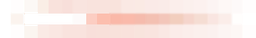
#> input picture assets/weapons-gfx/ak74-bullet.png, 256 x 38 px, shrunk from 380 x 56 before the run, given in place of deserteagle.png, which was not available
$ python gen_weapons_gfx.py ../assets/weapons-gfx/ak74-bullet.png
#> lines starting #> are read from the running program, lines starting #| are printed output that depends on the picture; after the words box and inside, x2 and y2 are one past the last pixel; in counts of white or black regions, pixels touching at a corner belong together; pictures that were not available may be replaced by others from this repository, and a replacement may not be noted
#> in classic, returned value is the input picture: PIL image 256x38 RGBA; mean R, G, B, A 221, 134.2, 106.1, 61.7
#!/usr/bin/env python3
"""Paint the HD weapon sprites (#284) into assets/weapons-hd/.

Every weapon (and the frag / cluster belt grenades) gets a new sprite at
exactly 6x the pixel size of its classic assets/weapons-gfx/ sprite, laid out
on the classic silhouette, so the game draws it into the classic rect
(classic size * Gostek.SPRITE_SCALE) with the classic grip pivot: barrel
length, muzzle position and bullet spawn do not move by a pixel.

Same approach as the first Operator soldier generator (#280): parts are
vector shapes on an 18x supersampled canvas (one design unit = one classic
sprite pixel), each with a material (gunmetal, polymer, wood, brass ...) and
its surface finish (cerakote mottle, machined edge wear with bright chips,
fine scratches, wood grain + pores, moulded stippling, woven nylon, brass
tarnish), extruded into a height field (bevels, cylinders, grooves, rails,
vents, knurling, stamped markings, pins, rivets), lit with one key light +
specular + ambient occlusion + a two-tone studio bounce, inked (a thin dark
line inside every part and a dark silhouette outline), then downsampled to
6x. Next to each sprite goes <name>_n.png, the height field's normal map
(OpenGL convention: +x right = red, +y UP = green, alpha = coverage), which
the dynamic lights (#282) use through weapon_gfx.gd's CanvasTexture.

Albedo is mid-grey metal rather than near-black so the weapon skins
(Custom.WEAPON_SKINS, multiplied in, some channels > 1) read; the grenades
ride the belt untinted and use their real colours.

Deterministic: same files on every run. Edit the w_<name> design functions,
never the PNGs.

  python3 tools/gen_weapons_gfx.py               # write assets/weapons-hd/
  python3 tools/gen_weapons_gfx.py ak74 mp5      # only these
  python3 tools/gen_weapons_gfx.py --sheet F.png # also a classic | HD sheet
"""
import math
import os
import sys

import numpy as np
from PIL import Image, ImageDraw, ImageFont
from scipy import ndimage

ROOT = os.path.dirname(os.path.dirname(os.path.abspath(__file__)))
SRC = os.path.join(ROOT, "assets", "weapons-gfx")
OUT = os.path.join(ROOT, "assets", "weapons-hd")
HD = 6          # output pixels per classic sprite pixel ("ultra HD", #284 follow-up)
SS = 3          # supersampling on top of that
K = HD * SS     # canvas pixels per design unit
LIGHT = np.array([0.5, -0.68, 0.55])
LIGHT = LIGHT / np.linalg.norm(LIGHT)
FONT = os.path.join(ROOT, "assets", "fonts", "BarlowCondensed-Bold.ttf")

# Materials: albedo (0..1), specular strength, gloss exponent, surface finish.
#   brush:   anisotropic streaks along the long axis (machined metal)
#   grit:    fine isotropic stipple in albedo + height (polymer, parkerizing)
#   cera:    cerakote-like orange-peel mottle on painted / coated metal
#   grain:   wood grain (rings, fibres, pores) along the long axis
#   wear:    bright chipped edges + scattered chips showing bare steel
#   scuff:   lighter rubbed edges on polymer / rubber
#   scratch: fine bright scratches
#   stip:    moulded stippling (grips, pads)
#   tarnish: dull mottled patches (brass, copper)
#   metal:   how much the specular takes the albedo colour (brass, gold)
MAT = {
    "gun":    dict(col=(0.335, 0.345, 0.375), spec=0.85, gloss=22, brush=0.03, cera=0.03, wear=0.9, scratch=0.32),
    "dark":   dict(col=(0.23, 0.235, 0.25), spec=0.7, gloss=20, brush=0.02, cera=0.04, wear=0.75, scratch=0.28),
    "steel":  dict(col=(0.52, 0.53, 0.56), spec=1.0, gloss=26, brush=0.06, wear=0.35, scratch=0.25),
    "chrome": dict(col=(0.66, 0.67, 0.70), spec=1.1, gloss=30, brush=0.05, scratch=0.22, wear=0.25),
    "blade":  dict(col=(0.74, 0.76, 0.79), spec=1.2, gloss=40, brush=0.08, scratch=0.25),
    "poly":   dict(col=(0.22, 0.22, 0.235), spec=0.35, gloss=10, grit=0.035, scuff=0.5, scratch=0.12),
    "grip":   dict(col=(0.21, 0.21, 0.225), spec=0.3, gloss=9, grit=0.03, scuff=0.45, stip=1.0),
    "rubber": dict(col=(0.17, 0.17, 0.18), spec=0.14, gloss=6, grit=0.05, stip=0.7, scuff=0.3),
    "od":     dict(col=(0.37, 0.40, 0.27), spec=0.3, gloss=10, grit=0.02, cera=0.06, wear=0.7, scratch=0.2),
    "od_d":   dict(col=(0.28, 0.31, 0.21), spec=0.28, gloss=10, grit=0.02, cera=0.06, wear=0.6, scratch=0.2),
    "od_g":   dict(col=(0.30, 0.33, 0.22), spec=0.26, gloss=9, grit=0.02, stip=1.0, scuff=0.4),
    "tan":    dict(col=(0.54, 0.46, 0.34), spec=0.2, gloss=8, grit=0.05, weave=1.0),
    "wood":   dict(col=(0.62, 0.34, 0.15), spec=0.45, gloss=14, grain=0.26, scratch=0.12),
    "walnut": dict(col=(0.47, 0.26, 0.13), spec=0.5, gloss=16, grain=0.3, scratch=0.12),
    "plum":   dict(col=(0.42, 0.21, 0.16), spec=0.4, gloss=14, grit=0.02, scuff=0.45, scratch=0.15),
    "plum_g": dict(col=(0.40, 0.20, 0.15), spec=0.35, gloss=12, grit=0.02, stip=1.0, scuff=0.4),
    "brass":  dict(col=(0.82, 0.62, 0.28), spec=1.1, gloss=26, metal=0.7, tarnish=0.55, brush=0.03),
    "copper": dict(col=(0.74, 0.43, 0.25), spec=1.0, gloss=24, metal=0.6, tarnish=0.5),
    "red":    dict(col=(0.76, 0.17, 0.10), spec=0.65, gloss=18, cera=0.035, wear=0.55, scratch=0.18),
    "orange": dict(col=(0.88, 0.43, 0.10), spec=0.6, gloss=18, cera=0.03),
    "lens":   dict(col=(0.10, 0.17, 0.24), spec=1.4, gloss=50),
    "string": dict(col=(0.80, 0.78, 0.72), spec=0.3, gloss=12, grit=0.04),
    "frag":   dict(col=(0.38, 0.54, 0.18), spec=0.55, gloss=16, cera=0.06, wear=0.6, scratch=0.2),
    "yellow": dict(col=(0.88, 0.68, 0.14), spec=0.6, gloss=18, cera=0.05, wear=0.55, scratch=0.2),
}
BARE = np.array((0.60, 0.61, 0.635), np.float32)    # steel showing through worn edges (mid-tone: skins still tint)


class Base:
    """Mask helpers in design space (W x H units, y down) on a K x canvas
    (the approach of the first Operator generator, #280)."""

    def __init__(self, W, H):
        self.W, self.H = W, H
        self.w, self.h = int(round(W * K)), int(round(H * K))
        self.alb = np.zeros((self.h, self.w, 3), np.float32)
        self.a = np.zeros((self.h, self.w), np.float32)
        self.z = np.zeros((self.h, self.w), np.float32)
        self.spec = np.zeros((self.h, self.w), np.float32)

    # ── mask helpers (design units) ──
    def _img(self):
        return Image.new("L", (self.w, self.h), 0)

    def _m(self, im):
        return np.asarray(im, np.float32) / 255.0

    def poly(self, pts):
        im = self._img()
        ImageDraw.Draw(im).polygon([(x * K, y * K) for x, y in pts], fill=255)
        return self._m(im)

    # [4 lines left out: function ell, not called in this run]

    def rrect(self, x0, y0, x1, y1, r):
        im = self._img()
        ImageDraw.Draw(im).rounded_rectangle([x0 * K, y0 * K, x1 * K, y1 * K], radius=r * K, fill=255)
        return self._m(im)

    def line(self, pts, width):
        im = self._img()
        d = ImageDraw.Draw(im)
        d.line([(x * K, y * K) for x, y in pts], fill=255, width=max(1, int(width * K)), joint="curve")
        r = width * K * 0.5
        for x, y in (pts[0], pts[-1]):
            d.ellipse([x * K - r, y * K - r, x * K + r, y * K + r], fill=255)
        return self._m(im)

    # [18 lines left out: functions band, vband, from_sprite, not called in this run]

    def erode(self, m, units):
        return np.clip(ndimage.grey_erosion((m > 0.5).astype(np.float32), size=max(1, int(units * K * 2))), 0, 1) * m

    def dilate(self, m, units):
        return ndimage.grey_dilation(m, size=max(1, int(units * K * 2)))

    def carve(self, m, depth=0.5, dark=0.75, soft=0.25):
        m = ndimage.gaussian_filter(np.clip(m, 0, 1), soft * K) * (self.a > 0.01)
        self.z -= m * depth
        self.alb *= (1 - m * (1 - dark))[..., None]

    def raise_(self, m, amount=0.5, soft=0.6):
        m = ndimage.gaussian_filter(np.clip(m, 0, 1), soft * K) * (self.a > 0.01)
        self.z += m * amount

    def tone(self, m, mul):
        m = np.clip(m, 0, 1)[..., None]
        self.alb *= (1 - m) + m * mul

    # [4 lines left out: function folds, not called in this run]


class W(Base):
    """A weapon sprite in design space (one unit = one classic sprite pixel,
    y down, muzzle toward +x). Adds per-material gloss and surface finish
    (wear, scratches, cerakote, grain, stippling, tarnish), explicit height
    maps (cylinders), part inking and engraved markings to the Operator Layer."""

    def __init__(self, Wd, Hd, seed=1, axis="x"):
        super().__init__(Wd, Hd)
        self.axis = axis
        self.gloss = np.full((self.h, self.w), 20.0, np.float32)
        self.metal = np.zeros((self.h, self.w), np.float32)
        self.X = ((np.arange(self.w) + 0.5) / K)[None, :].repeat(self.h, 0).astype(np.float32)
        self.Y = ((np.arange(self.h) + 0.5) / K)[:, None].repeat(self.w, 1).astype(np.float32)
        rng = np.random.default_rng(seed)
        self.rng = rng

        def al(a, b):   # (sigma along the short axis, sigma along the long axis)
            return (a * K, b * K) if axis == "x" else (b * K, a * K)

        def field(sig):
            n = ndimage.gaussian_filter(rng.standard_normal((self.h, self.w)).astype(np.float32), sig)
            return n / max(1e-6, float(n.std()))
        self.f_brush = field(al(0.05, 2.0))
        self.f_grit = field(0.06 * K)
        self.f_fine = field(0.09 * K)
        self.f_mottle = field(0.6 * K)
        self.f_chip = field(0.1 * K)
        self.f_tarnish = field(0.8 * K)
        rings = np.sin(field(al(0.4, 7.0)) * 3.0 + (self.Y if axis == "x" else self.X) * 2.3)
        fibres = field(al(0.035, 1.8))
        self.f_pore = np.clip(field(al(0.05, 0.45)) - 1.7, 0, 1.5)
        self.f_grain = rings * 0.5 + fibres * 0.32 + self.f_mottle * 0.12 - self.f_pore * 0.9
        # fine scratches, mostly along the weapon's long axis
        im = Image.new("L", (self.w, self.h), 0)
#> im: PIL image 4608x684 L; every value is 0
        dr = ImageDraw.Draw(im)
        for _ in range(int(Wd * Hd / 9)):
            x, y = rng.uniform(0, self.w), rng.uniform(0, self.h)
            a = rng.normal(0, 0.3) + (0 if axis == "x" else math.pi / 2) + (math.pi / 2 if rng.uniform() < 0.12 else 0)
            ln = rng.uniform(0.3, 2.6) * K
            dr.line([(x, y), (x + math.cos(a) * ln, y + math.sin(a) * ln)], fill=int(rng.uniform(70, 255)),
                    width=1 if rng.uniform() < 0.6 else 2)
        self.f_scratch = ndimage.gaussian_filter(np.asarray(im, np.float32) / 255.0, 0.35)
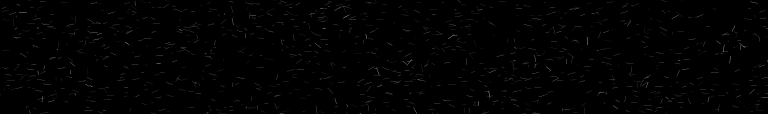
#> self.f_scratch: shape (684, 4608) float32 (shown at 1/6 size); min 0, max 0.972, mean 0.00667
#> in poly, `ImageDraw.Draw(im).polygon([(x * K, y * K) for x, y in pts], fill=255)`:
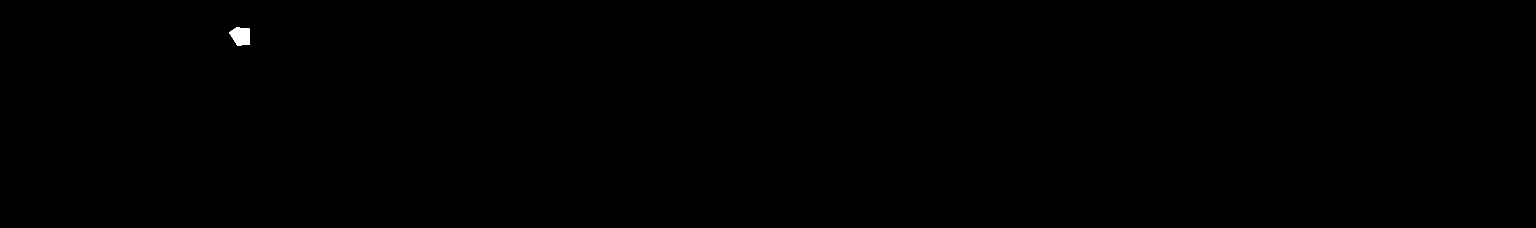
#> im: PIL image 4608x684 L (shown at 1/3 size); 0.08% white; 1 white region, box (x1, y1, x2, y2) and area: (687, 82, 749, 137) 2564
        # moulded stipple: a hex field of little bumps, slightly jittered
        p = 0.42
        u = self.X / p
        v = self.Y / (p * 0.866)
        self.f_stip = np.clip(np.cos(u * 2 * np.pi + (np.floor(v) % 2) * np.pi) * np.cos(v * 2 * np.pi) * 0.5 + 0.5
                              + self.f_grit * 0.12, 0, 1)
        # woven nylon (pouches): two crossing fine ridges
        self.f_weave = (np.sin((self.X + self.Y) * 2 * np.pi / 0.28) * np.sin((self.X - self.Y) * 2 * np.pi / 0.28)) * 0.5 + 0.5
        self._font = {}

    # ── painting ──
    def put(self, m, mat, z=0.0, h=1.0, bevel=0.6, zmap=None, ink=0.55, ink_w=0.2, col=None, tex=1.0, dome=0.7, rnd=0.0):
        """Paint mask `m` in material `mat`: a slab `h` high over `z` with
        rounded edges `bevel` wide (or the explicit height map `zmap`). The
        slab's top is gently domed across its height (`dome`) so every part
        catches the key light on its upper half and falls off below. `rnd`
        rounds the outline's corners (units) for organic shapes (stocks).
        The material's finish (wear, scratches, grain ...) is applied here."""
#> called with mat = 'dark', z = 0.6, h = 1.2, bevel = 0.4, ink = 0.55, ink_w = 0.2, col = (0.184, 0.188, 0.2), tex = 1
        m = np.clip(m, 0, 1).astype(np.float32)
        if rnd > 0:
            sig = rnd * K * 0.5
            m = np.clip((ndimage.gaussian_filter(m, sig) - 0.5) * sig * 1.7 + 0.5, 0, 1)
        if m.max() <= 0:
            return m
        M = MAT[mat]
        d = ndimage.distance_transform_edt(m > 0.5) / K
        if zmap is None:
            prof = np.clip(d / max(bevel, 0.01), 0, 1)
            zz = z + prof * prof * (3 - 2 * prof) * h
            rows = np.nonzero((m > 0.5).any(axis=1))[0]
#> rows = 55 values from 82 to 136
            if dome > 0 and len(rows) > 1:
                cy = (rows[0] + rows[-1] + 1) * 0.5 / K
#> cy = 6.08
                hy = max(0.3, (rows[-1] - rows[0] + 1) * 0.5 / K)
#> hy = 1.53
                zz = zz + dome * min(1.0, hy / 2.0) * np.clip(1 - ((self.Y - cy) / hy) ** 2, 0, 1) * prof
        else:
            zz = zmap.copy()
        c = np.array(col if col is not None else M["col"], np.float32).reshape(1, 1, 3)
#> c = [[0.184, 0.188, 0.2]]
        g = lambda k: M.get(k, 0.0) * tex
        mul = np.ones((self.h, self.w), np.float32)
        mul += self.f_brush * g("brush") + self.f_grit * g("grit") + self.f_grain * g("grain")
        mul += self.f_fine * g("cera") + self.f_mottle * g("cera") * 0.5
        zz += self.f_grit * g("grit") * 0.1 + self.f_fine * g("cera") * 0.035 + self.f_brush * g("brush") * 0.01
        zz -= self.f_pore * g("grain") * 0.12
        inner = np.clip((d - 0.3) / 0.15, 0, 1)
        if g("stip"):
            zz += (self.f_stip - 0.5) * 0.09 * g("stip") * inner
            mul *= 1 - (1 - self.f_stip) * 0.22 * g("stip") * inner
        if g("weave"):
            zz += (self.f_weave - 0.5) * 0.05 * inner
            mul *= 1 - (1 - self.f_weave) * 0.16 * inner
        alb = c * mul[..., None]
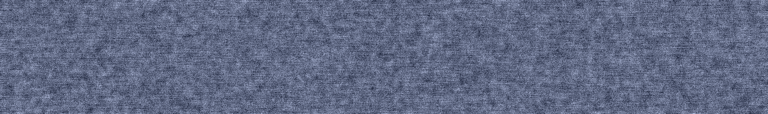
#> alb: shape (684, 4608, 3) float32 (shown at 1/6 size); mean of channels 0, 1, 2 0.185, 0.188, 0.198; drawn with min black and max white
        spec = np.full((self.h, self.w), M["spec"], np.float32)
        if g("tarnish"):
            t = np.clip(self.f_tarnish * 0.35 + 0.3 + self.f_fine * 0.08, 0, 1) * g("tarnish")
            alb = alb * (1 - t[..., None]) + alb * np.array([0.6, 0.62, 0.48], np.float32) * t[..., None]
            spec *= 1 - t * 0.6
        if g("grain"):
            alb *= (1 - 0.22 * np.clip(1 - d / 0.9, 0, 1) * (0.6 + 0.4 * self.f_mottle.clip(-1, 1)))[..., None]   # handled edges
        if g("wear"):
            band = np.clip(1 - np.abs(d - 0.3) / 0.22, 0, 1)
            chip = np.clip((self.f_chip + 0.8 * self.f_mottle - 0.55) * 2.2, 0, 1)
            spot = np.clip((self.f_chip - 2.2) * 3.0, 0, 1) * np.clip(self.f_mottle + 0.5, 0, 1)
            wm = np.clip(band * chip * 1.2 + spot * 0.7, 0, 1) * g("wear")
            alb = alb * (1 - wm[..., None]) + BARE * wm[..., None]
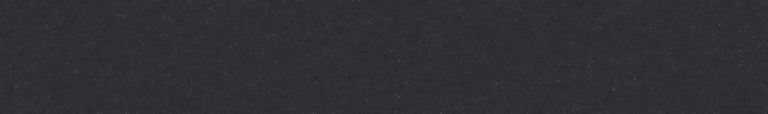
#> alb: shape (684, 4608, 3) float64 (shown at 1/6 size); mean of channels 0, 1, 2 0.185, 0.189, 0.201; drawn as R, G, B
            spec += wm * 0.5
            zz -= wm * 0.05
        if g("scuff"):
            band = np.clip(1 - np.abs(d - 0.25) / 0.2, 0, 1)
            sc = band * np.clip(self.f_chip * 0.5 + self.f_mottle * 0.6, 0, 1) * g("scuff")
            alb *= (1 + sc * 0.5)[..., None]
        if g("scratch"):
            s = self.f_scratch * g("scratch") * inner
            alb = alb + (s * 0.55)[..., None] * (BARE - alb * 0.5)
            spec += s * 0.6
        if ink > 0:
            alb *= (1 - ink * np.clip(1 - d / ink_w, 0, 1))[..., None]
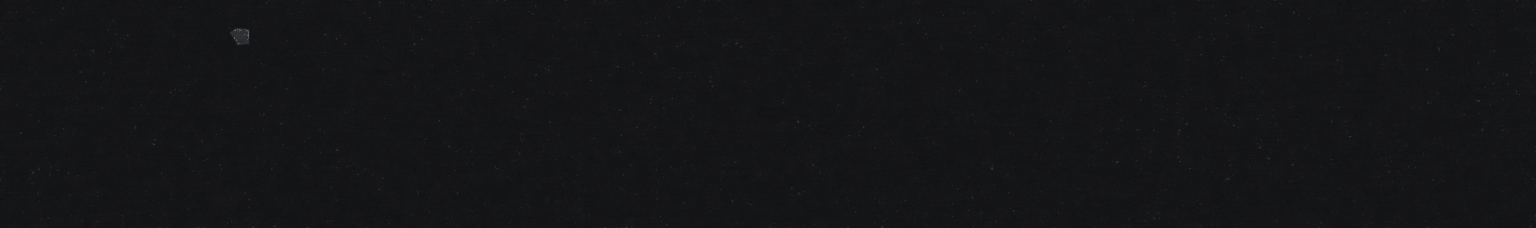
#> alb: shape (684, 4608, 3) float64 (shown at 1/3 size); mean of channels 0, 1, 2 0.0833, 0.0851, 0.0906; drawn as R, G, B
        mm = m[..., None]
        self.alb = self.alb * (1 - mm) + alb * mm
        self.z = self.z * (1 - m) + zz * m
#> (the rest of the program and of its run is left out)
